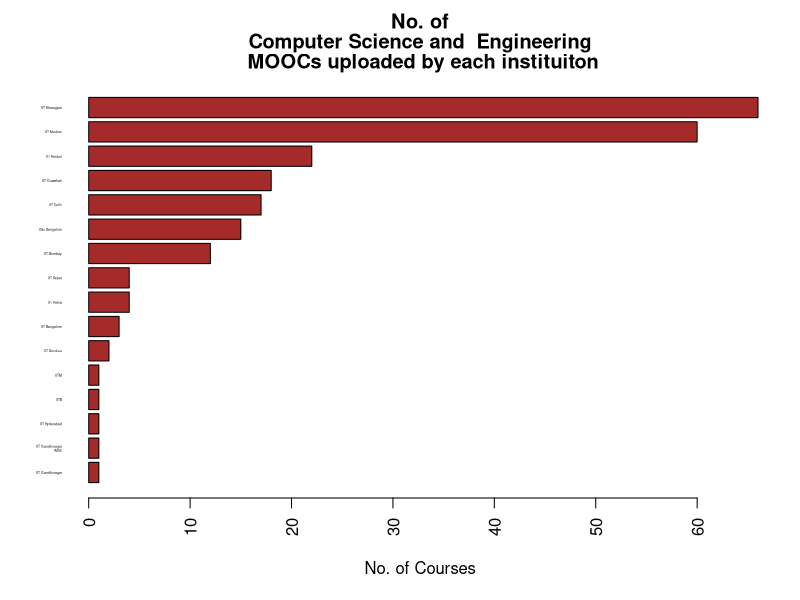

R code for this plot:
npt = read.csv("nptel.csv")


branch = "Computer Science and  Engineering"

clgb = subset(npt, npt$disc == branch)

clgws = table(clgb$college)
clgws = sort(clgws, decreasing = FALSE)
barplot(clgws, col = "Brown", las =2, cex.names =0.2, horiz = TRUE,
        xlab = "No. of Courses",
        offset = 0,
        main = paste(c("No. of" , branch , " MOOCs uploaded by each instituiton"), sep = " "))
